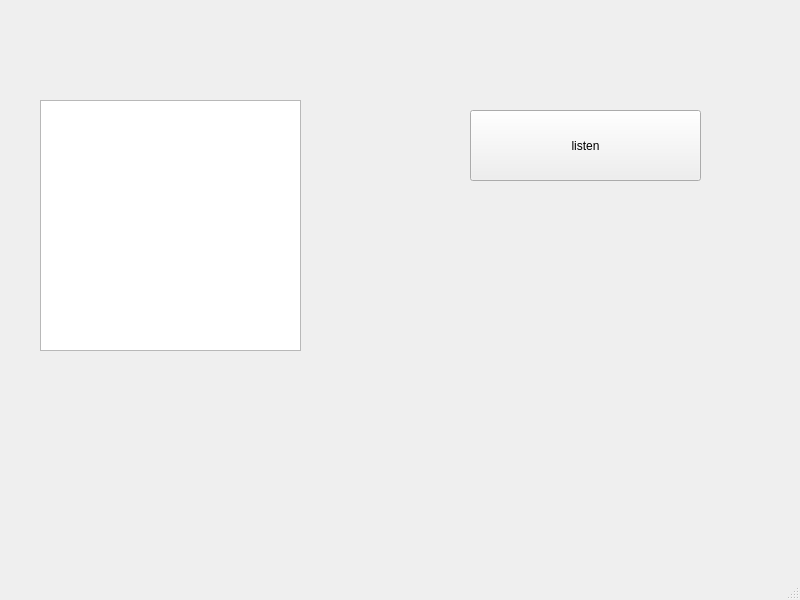
<?xml version="1.0" encoding="UTF-8"?>
<ui version="4.0">
 <class>MainWindow</class>
 <widget class="QMainWindow" name="MainWindow">
  <property name="geometry">
   <rect>
    <x>0</x>
    <y>0</y>
    <width>800</width>
    <height>600</height>
   </rect>
  </property>
  <property name="windowTitle">
   <string>MainWindow</string>
  </property>
  <widget class="QWidget" name="centralwidget">
   <widget class="QTextEdit" name="te_show">
    <property name="geometry">
     <rect>
      <x>40</x>
      <y>100</y>
      <width>261</width>
      <height>251</height>
     </rect>
    </property>
   </widget>
   <widget class="QPushButton" name="btn_listen">
    <property name="geometry">
     <rect>
      <x>470</x>
      <y>110</y>
      <width>231</width>
      <height>71</height>
     </rect>
    </property>
    <property name="text">
     <string>listen</string>
    </property>
   </widget>
  </widget>
  <widget class="QMenuBar" name="menubar">
   <property name="geometry">
    <rect>
     <x>0</x>
     <y>0</y>
     <width>800</width>
     <height>26</height>
    </rect>
   </property>
  </widget>
  <widget class="QStatusBar" name="statusbar"/>
 </widget>
 <resources/>
 <connections/>
</ui>
